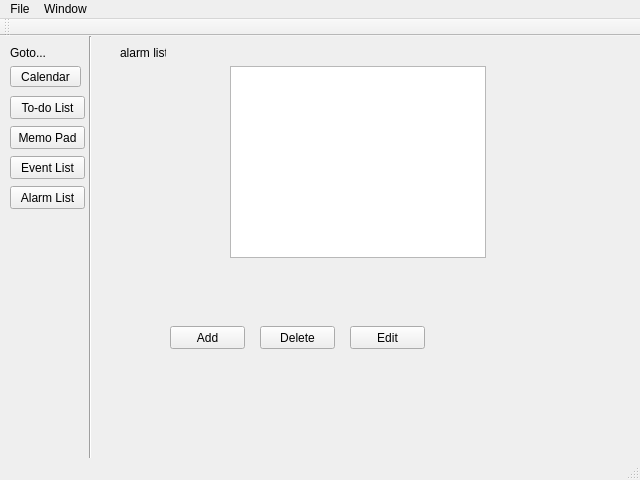
<?xml version="1.0" encoding="UTF-8"?>
<ui version="4.0">
 <class>MainWindow</class>
 <widget class="QMainWindow" name="MainWindow">
  <property name="geometry">
   <rect>
    <x>0</x>
    <y>0</y>
    <width>640</width>
    <height>480</height>
   </rect>
  </property>
  <property name="sizePolicy">
   <sizepolicy hsizetype="Fixed" vsizetype="Fixed">
    <horstretch>0</horstretch>
    <verstretch>0</verstretch>
   </sizepolicy>
  </property>
  <property name="minimumSize">
   <size>
    <width>640</width>
    <height>480</height>
   </size>
  </property>
  <property name="maximumSize">
   <size>
    <width>640</width>
    <height>480</height>
   </size>
  </property>
  <property name="windowTitle">
   <string>MainWindow</string>
  </property>
  <widget class="QWidget" name="centralWidget">
   <widget class="QPushButton" name="calendarButton">
    <property name="geometry">
     <rect>
      <x>10</x>
      <y>30</y>
      <width>71</width>
      <height>21</height>
     </rect>
    </property>
    <property name="text">
     <string>Calendar</string>
    </property>
   </widget>
   <widget class="QLabel" name="label">
    <property name="geometry">
     <rect>
      <x>10</x>
      <y>10</y>
      <width>46</width>
      <height>13</height>
     </rect>
    </property>
    <property name="text">
     <string>Goto...</string>
    </property>
   </widget>
   <widget class="QPushButton" name="todolistButton">
    <property name="geometry">
     <rect>
      <x>10</x>
      <y>60</y>
      <width>75</width>
      <height>23</height>
     </rect>
    </property>
    <property name="text">
     <string>To-do List</string>
    </property>
   </widget>
   <widget class="QPushButton" name="MemopadButton">
    <property name="geometry">
     <rect>
      <x>10</x>
      <y>90</y>
      <width>75</width>
      <height>23</height>
     </rect>
    </property>
    <property name="text">
     <string>Memo Pad</string>
    </property>
   </widget>
   <widget class="QPushButton" name="eventlistButton">
    <property name="geometry">
     <rect>
      <x>10</x>
      <y>120</y>
      <width>75</width>
      <height>23</height>
     </rect>
    </property>
    <property name="text">
     <string>Event List</string>
    </property>
   </widget>
   <widget class="QPushButton" name="alarmlistButton">
    <property name="geometry">
     <rect>
      <x>10</x>
      <y>150</y>
      <width>75</width>
      <height>23</height>
     </rect>
    </property>
    <property name="text">
     <string>Alarm List</string>
    </property>
   </widget>
   <widget class="QStackedWidget" name="stackedWidget">
    <property name="geometry">
     <rect>
      <x>100</x>
      <y>0</y>
      <width>531</width>
      <height>421</height>
     </rect>
    </property>
    <property name="currentIndex">
     <number>5</number>
    </property>
    <widget class="QWidget" name="page"/>
    <widget class="QWidget" name="page_6">
     <widget class="QCalendarWidget" name="calendarWidget">
      <property name="geometry">
       <rect>
        <x>0</x>
        <y>0</y>
        <width>391</width>
        <height>271</height>
       </rect>
      </property>
     </widget>
     <widget class="QLabel" name="label_2">
      <property name="geometry">
       <rect>
        <x>440</x>
        <y>10</y>
        <width>46</width>
        <height>13</height>
       </rect>
      </property>
      <property name="text">
       <string>Events</string>
      </property>
     </widget>
     <widget class="QLabel" name="label_7">
      <property name="geometry">
       <rect>
        <x>440</x>
        <y>280</y>
        <width>46</width>
        <height>13</height>
       </rect>
      </property>
      <property name="text">
       <string>Alarms</string>
      </property>
     </widget>
     <widget class="QListView" name="listView_2">
      <property name="geometry">
       <rect>
        <x>390</x>
        <y>300</y>
        <width>131</width>
        <height>111</height>
       </rect>
      </property>
     </widget>
    </widget>
    <widget class="QWidget" name="page_2">
     <widget class="QLabel" name="label_3">
      <property name="geometry">
       <rect>
        <x>60</x>
        <y>40</y>
        <width>46</width>
        <height>13</height>
       </rect>
      </property>
      <property name="text">
       <string>todolist</string>
      </property>
     </widget>
    </widget>
    <widget class="QWidget" name="page_3">
     <widget class="QLabel" name="label_4">
      <property name="geometry">
       <rect>
        <x>440</x>
        <y>30</y>
        <width>46</width>
        <height>13</height>
       </rect>
      </property>
      <property name="text">
       <string>memopad</string>
      </property>
     </widget>
     <widget class="QLineEdit" name="lineEdit">
      <property name="geometry">
       <rect>
        <x>30</x>
        <y>20</y>
        <width>291</width>
        <height>201</height>
       </rect>
      </property>
     </widget>
    </widget>
    <widget class="QWidget" name="page_4">
     <widget class="QLabel" name="label_5">
      <property name="geometry">
       <rect>
        <x>50</x>
        <y>70</y>
        <width>46</width>
        <height>13</height>
       </rect>
      </property>
      <property name="text">
       <string>event list</string>
      </property>
     </widget>
    </widget>
    <widget class="QWidget" name="page_5">
     <widget class="QLabel" name="label_6">
      <property name="geometry">
       <rect>
        <x>20</x>
        <y>10</y>
        <width>46</width>
        <height>13</height>
       </rect>
      </property>
      <property name="text">
       <string>alarm list</string>
      </property>
     </widget>
     <widget class="QListView" name="alarmListview">
      <property name="geometry">
       <rect>
        <x>130</x>
        <y>30</y>
        <width>256</width>
        <height>192</height>
       </rect>
      </property>
      <property name="frameShadow">
       <enum>QFrame::Sunken</enum>
      </property>
     </widget>
     <widget class="QPushButton" name="addalarmButton">
      <property name="geometry">
       <rect>
        <x>70</x>
        <y>290</y>
        <width>75</width>
        <height>23</height>
       </rect>
      </property>
      <property name="text">
       <string>Add</string>
      </property>
     </widget>
     <widget class="QPushButton" name="deletealarmButton">
      <property name="geometry">
       <rect>
        <x>160</x>
        <y>290</y>
        <width>75</width>
        <height>23</height>
       </rect>
      </property>
      <property name="text">
       <string>Delete</string>
      </property>
     </widget>
     <widget class="QPushButton" name="editalarmButton">
      <property name="geometry">
       <rect>
        <x>250</x>
        <y>290</y>
        <width>75</width>
        <height>23</height>
       </rect>
      </property>
      <property name="text">
       <string>Edit</string>
      </property>
     </widget>
    </widget>
   </widget>
   <widget class="Line" name="line">
    <property name="geometry">
     <rect>
      <x>80</x>
      <y>0</y>
      <width>20</width>
      <height>441</height>
     </rect>
    </property>
    <property name="orientation">
     <enum>Qt::Vertical</enum>
    </property>
   </widget>
  </widget>
  <widget class="QMenuBar" name="menuBar">
   <property name="geometry">
    <rect>
     <x>0</x>
     <y>0</y>
     <width>640</width>
     <height>21</height>
    </rect>
   </property>
   <widget class="QMenu" name="menuC7">
    <property name="title">
     <string>File</string>
    </property>
   </widget>
   <widget class="QMenu" name="menuWindow">
    <property name="title">
     <string>Window</string>
    </property>
    <addaction name="actionCalendar"/>
    <addaction name="actionTo_do_List"/>
    <addaction name="actionMemo_Pad"/>
    <addaction name="actionEvent_List"/>
    <addaction name="actionAlarm_List"/>
   </widget>
   <addaction name="menuC7"/>
   <addaction name="menuWindow"/>
  </widget>
  <widget class="QToolBar" name="mainToolBar">
   <attribute name="toolBarArea">
    <enum>TopToolBarArea</enum>
   </attribute>
   <attribute name="toolBarBreak">
    <bool>false</bool>
   </attribute>
  </widget>
  <widget class="QStatusBar" name="statusBar"/>
  <action name="actionCalendar">
   <property name="text">
    <string>Calendar</string>
   </property>
  </action>
  <action name="actionTo_do_List">
   <property name="text">
    <string>To-do List</string>
   </property>
  </action>
  <action name="actionMemo_Pad">
   <property name="text">
    <string>Memo Pad</string>
   </property>
  </action>
  <action name="actionEvent_List">
   <property name="text">
    <string>Event List</string>
   </property>
  </action>
  <action name="actionAlarm_List">
   <property name="text">
    <string>Alarm List</string>
   </property>
  </action>
 </widget>
 <layoutdefault spacing="6" margin="11"/>
 <resources/>
 <connections>
  <connection>
   <sender>calendarWidget</sender>
   <signal>selectionChanged()</signal>
   <receiver>MainWindow</receiver>
   <slot>changeddate_Slot()</slot>
   <hints>
    <hint type="sourcelabel">
     <x>346</x>
     <y>118</y>
    </hint>
    <hint type="destinationlabel">
     <x>59</x>
     <y>275</y>
    </hint>
   </hints>
  </connection>
  <connection>
   <sender>calendarButton</sender>
   <signal>clicked()</signal>
   <receiver>MainWindow</receiver>
   <slot>change2calendar_Slot()</slot>
   <hints>
    <hint type="sourcelabel">
     <x>37</x>
     <y>72</y>
    </hint>
    <hint type="destinationlabel">
     <x>95</x>
     <y>73</y>
    </hint>
   </hints>
  </connection>
  <connection>
   <sender>todolistButton</sender>
   <signal>clicked()</signal>
   <receiver>MainWindow</receiver>
   <slot>change2todolist_Slot()</slot>
   <hints>
    <hint type="sourcelabel">
     <x>53</x>
     <y>100</y>
    </hint>
    <hint type="destinationlabel">
     <x>102</x>
     <y>108</y>
    </hint>
   </hints>
  </connection>
  <connection>
   <sender>MemopadButton</sender>
   <signal>clicked()</signal>
   <receiver>MainWindow</receiver>
   <slot>change2memopad_Slot()</slot>
   <hints>
    <hint type="sourcelabel">
     <x>50</x>
     <y>134</y>
    </hint>
    <hint type="destinationlabel">
     <x>120</x>
     <y>129</y>
    </hint>
   </hints>
  </connection>
  <connection>
   <sender>eventlistButton</sender>
   <signal>clicked()</signal>
   <receiver>MainWindow</receiver>
   <slot>change2eventlist_Slot()</slot>
   <hints>
    <hint type="sourcelabel">
     <x>45</x>
     <y>167</y>
    </hint>
    <hint type="destinationlabel">
     <x>96</x>
     <y>153</y>
    </hint>
   </hints>
  </connection>
  <connection>
   <sender>alarmlistButton</sender>
   <signal>clicked()</signal>
   <receiver>MainWindow</receiver>
   <slot>change2alarmlist_Slot()</slot>
   <hints>
    <hint type="sourcelabel">
     <x>53</x>
     <y>191</y>
    </hint>
    <hint type="destinationlabel">
     <x>107</x>
     <y>191</y>
    </hint>
   </hints>
  </connection>
 </connections>
 <slots>
  <slot>changeddate_Slot()</slot>
  <slot>change2calendar_Slot()</slot>
  <slot>change2todolist_Slot()</slot>
  <slot>change2memopad_Slot()</slot>
  <slot>change2eventlist_Slot()</slot>
  <slot>change2alarmlist_Slot()</slot>
 </slots>
</ui>
